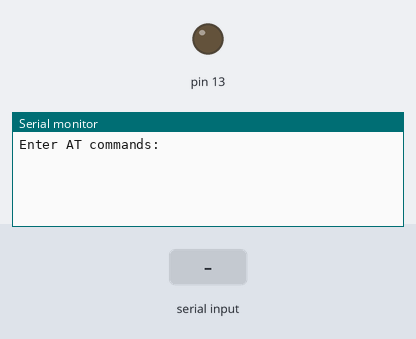
A sketch run on a simulated Arduino Uno, built with avr-gcc and run on an emulated ATmega328P. On the bench: output pins drawn as LEDs (lit = HIGH), the last lines printed to the serial monitor. The test bench sets the inputs (shaded band). Pins used as bus, display or sensor lines are not drawn.

Above: at 1.2 s.
1.3 s: "1" received over Serial
At 2.5 s:
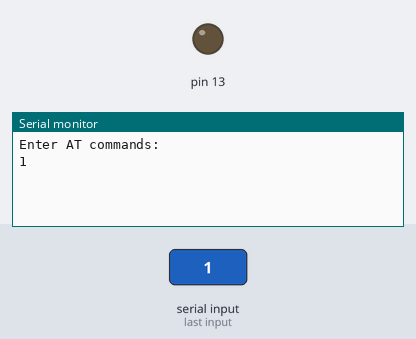
2.8 s: byte 94 (94) received over Serial
At 3.6 s:
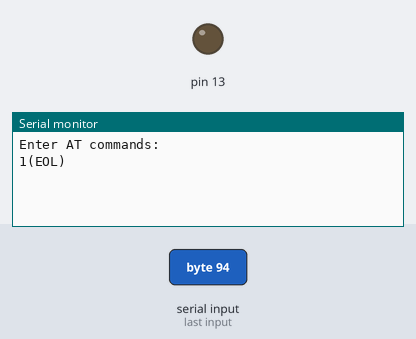

Measured:
- after the input at 1.3 s, the serial monitor: prints a new line at once (image 1)
- after the input at 2.8 s, the serial monitor: prints a new line at once (image 2)

The sketch:

BTtest.ino
```cpp
#include <SoftwareSerial.h>

SoftwareSerial BTSerial(5,4); // RX | TX
#define KEY 3
unsigned long mm;
unsigned long interval = 1000;
bool on = false;
int c;

void setup()
{
  pinMode(KEY, OUTPUT);  // this pin will pull the HC-05 pin 34 (key pin) HIGH to switch module to AT mode
  digitalWrite(KEY, HIGH);
  Serial.begin(9600);
  Serial.println("Enter AT commands:");
  //BTSerial.begin(9600);  // HC-05 default speed in AT command more
  BTSerial.begin(38400);  // HC-05 default speed in AT command more
  pinMode(13,OUTPUT);
  mm = millis();
}

void loop()
{
  // Keep reading from HC-05 and send to Arduino Serial Monitor
  if (BTSerial.available())
  {
    digitalWrite(13,HIGH);
    c = BTSerial.read();
    Serial.write(c);
    digitalWrite(13,LOW);
  }

  // Keep reading from Arduino Serial Monitor and send to HC-05
  if (Serial.available())
  {
    c = Serial.read();
    if(c==94)
    {
      Serial.write("(EOL)\n");
      c=13;
      BTSerial.write(c);
      c=10;
      BTSerial.write(c);
    }
    else
    {
      BTSerial.write(c);
      Serial.write(c);
    }
  }
}
```
